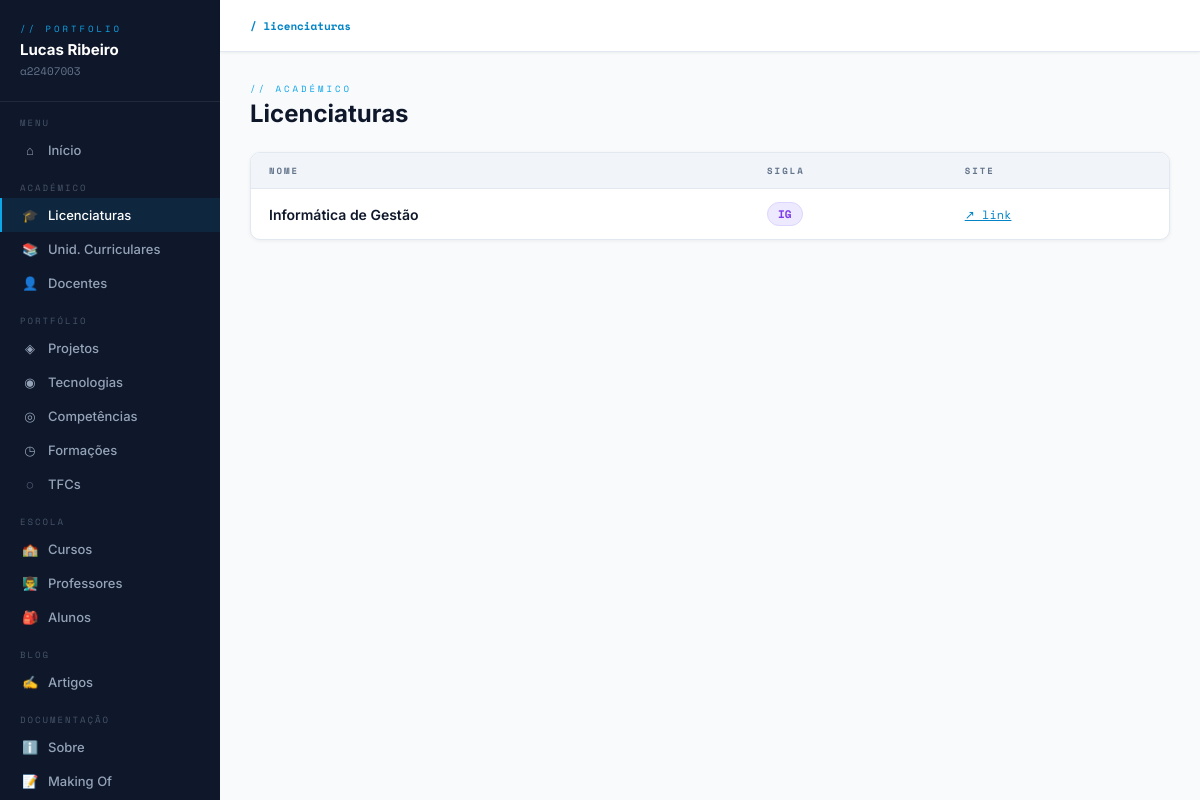
The app's page /licenciaturas/, older data.
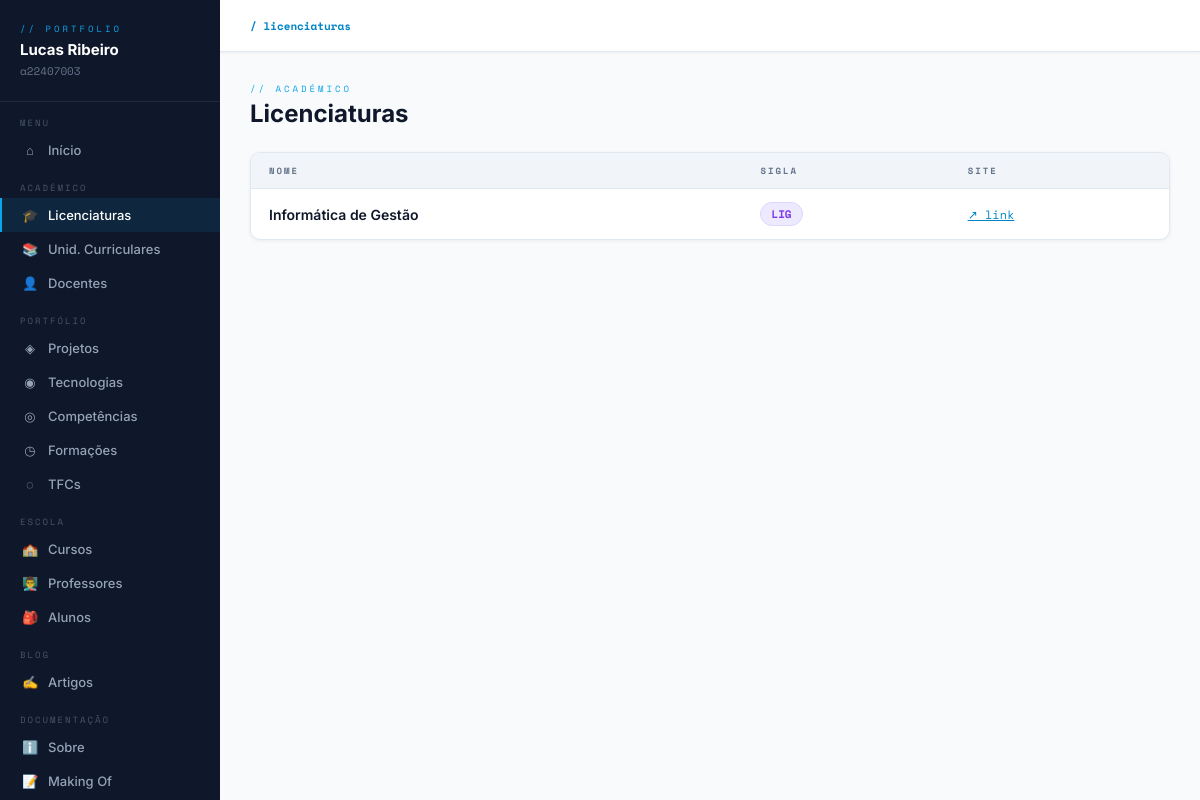
The same page, newer data.
### portfolio/models.py (models this page shows, shortened)
class Licenciatura(models.Model):
    nome = models.CharField(max_length=200)
    sigla = models.CharField(max_length=20)
    url_site = models.URLField(blank=True)
    descricao = models.TextField(blank=True)
    imagem = models.ImageField(upload_to='licenciatura/', blank=True)

### portfolio/views.py (the view)
# urls.py: path('licenciaturas/', views.licenciaturas_list, name='licenciaturas_list'),
def licenciaturas_list(request):
    return render(request, 'portfolio/licenciaturas_list.html', {'licenciaturas': Licenciatura.objects.all()})

### portfolio/templates/portfolio/licenciaturas_list.html (shortened to what this page needs)
{% extends 'portfolio/base.html' %}
{% load grupo_tags %}
{% block nav_lic %}active{% endblock %}
{% block breadcrumb %}<b>/ licenciaturas</b>{% endblock %}
{% block content %}
<div class="page-header">
    <div>
        <div class="page-label">// académico</div>
        <div class="page-title">Licenciaturas</div>
    </div>
</div>
<div class="card">
    <table>
        <thead>
            <tr>
                <th>Nome</th><th>Sigla</th><th>Site</th>
            </tr>
        </thead>
        <tbody>
        {% for l in licenciaturas %}
            <tr>
                <td class="text-dark">{{ l.nome }}</td>
                <td><span class="badge badge-purple">{{ l.sigla }}</span></td>
                <td>{% if l.url_site %}<a href="{{ l.url_site }}" target="_blank" class="link-accent">↗ link</a>{% else %}<span class="text-muted">—</span>{% endif %}</td>
            </tr>
        {% empty %}
            <tr><td colspan="4"><div class="empty"><span>🎓</span>Nenhuma licenciatura adicionada ainda.</div></td></tr>
        {% endfor %}
        </tbody>
    </table>
</div>
{% endblock %}

Row changes from the older to the newer data that the page shows:
changed Licenciatura "Informática de Gestão": sigla "IG" → "LIG"
